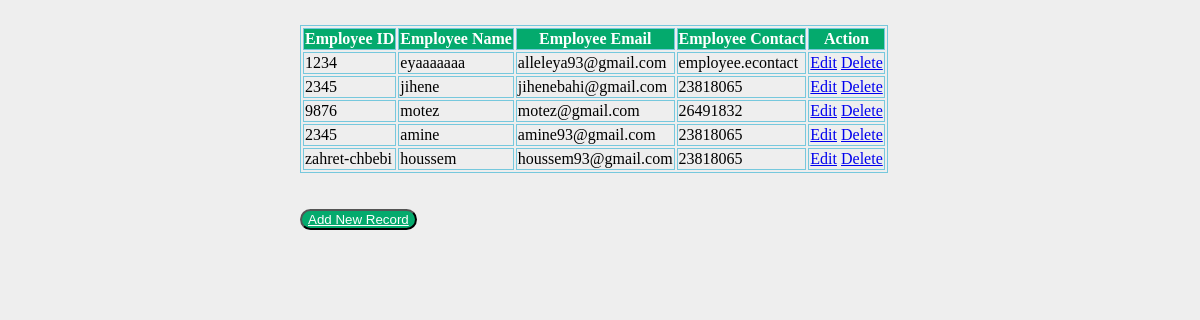
The page /show on the database its author committed.
### employee/models.py (models this page shows, shortened)
class Employee(models.Model):
    eid=models.CharField(max_length=20)
    ename=models.CharField(max_length=100)
    eemail=models.EmailField()
    econtact=models.CharField(max_length=100)
    class Meta:
        db_table="employee"

### employee/views.py (the view)
# urls.py: path('show',views.show),
def show(request):
    employees=Employee.objects.all()
    return render (request,"show.html",{'employees':employees})

### employee/templates/show.html (shortened to what this page needs)
<!DOCTYPE html>
<html lang="en">
<head>
    {% load static %}
    <link rel="stylesheet" href="{% static 'css/style.css' %}">
</head>
<body>
    <table>
        <thead>
            <tr>
                <th>Employee ID</th>
                <th>Employee Name</th>
                <th>Employee Email</th>
                <th>Employee Contact</th>
                <th>Action</th>
            </tr>
        </thead>
        <tbody>
             {%for i in employees%}
            <tr>
                <td> {{i.eid}}</td>
                <td> {{i.ename}}</td>
                <td> {{i.eemail}}</td>
                <td> {{i.econtact}}</td>
                <td>
                    <a href="/edit/{{i.id}}">Edit</a>
                    <a href="/delete/{{i.id}}">Delete</a>
                </td>
            </tr>
            {% endfor %}
        </tbody>
    </table>
    <br>
    <br>
    <button><a style="color:white;" href="/emp">Add New Record</a></button>
</body>
</html>

### employee/static/css/style.css (style rules this page uses)
body { background: #eee; height: 100%; margin: 25px 0; padding-left: 300px; }
table, th, td { border: 1px solid rgb(118, 200, 221); }
th { background-color: #04AA6D; color: white; }
button { border-radius: 12px; color: aqua; background-color: #04AA6D; cursor: pointer; }

### rows shown on the page
Employee: eid "1234", ename "eyaaaaaaa", eemail "alleleya93@gmail.com", econtact "employee.econtact"
Employee: eid "2345", ename "jihene", eemail "jihenebahi@gmail.com", econtact "23818065"
Employee: eid "9876", ename "motez", eemail "motez@gmail.com", econtact "26491832"
Employee: eid "2345", ename "amine", eemail "amine93@gmail.com", econtact "23818065"
Employee: eid "zahret-chbebi", ename "houssem", eemail "houssem93@gmail.com", econtact "23818065"
